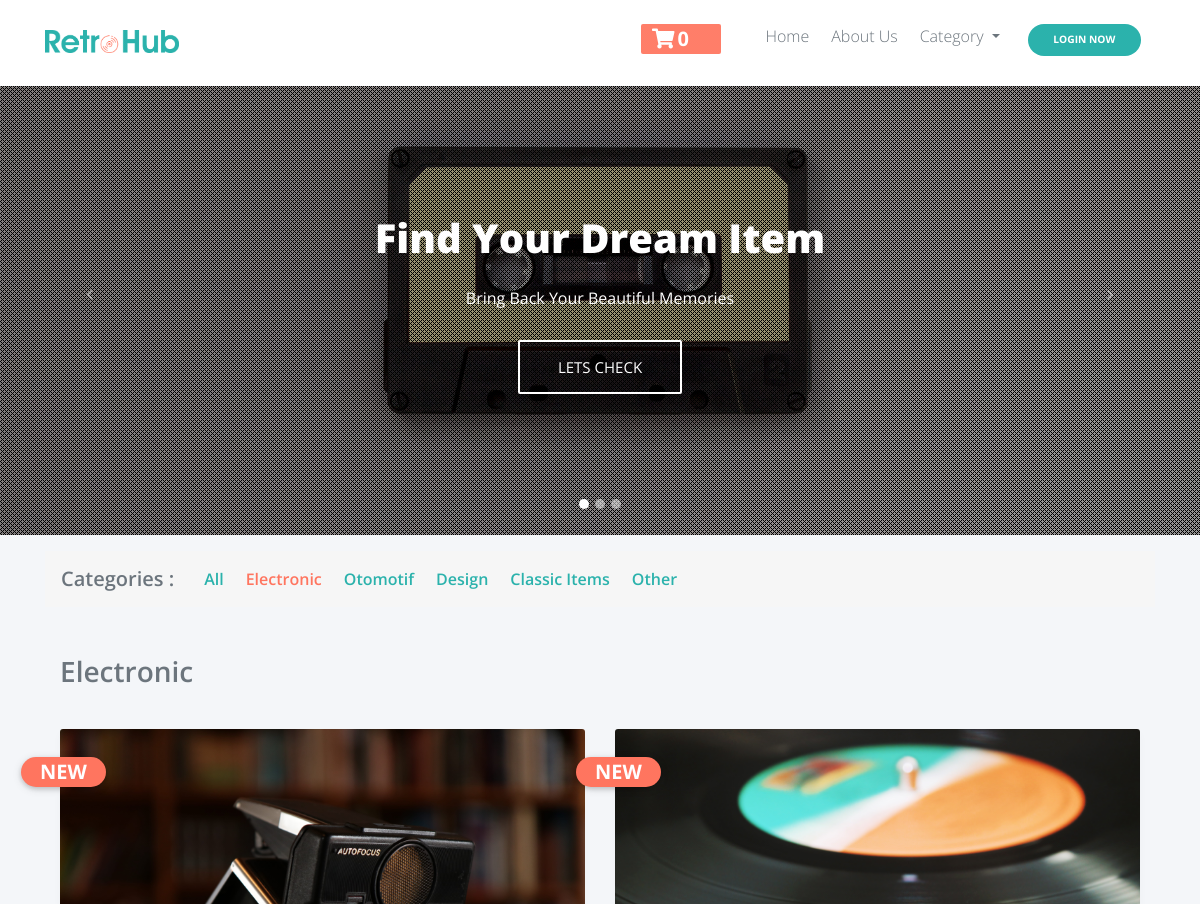
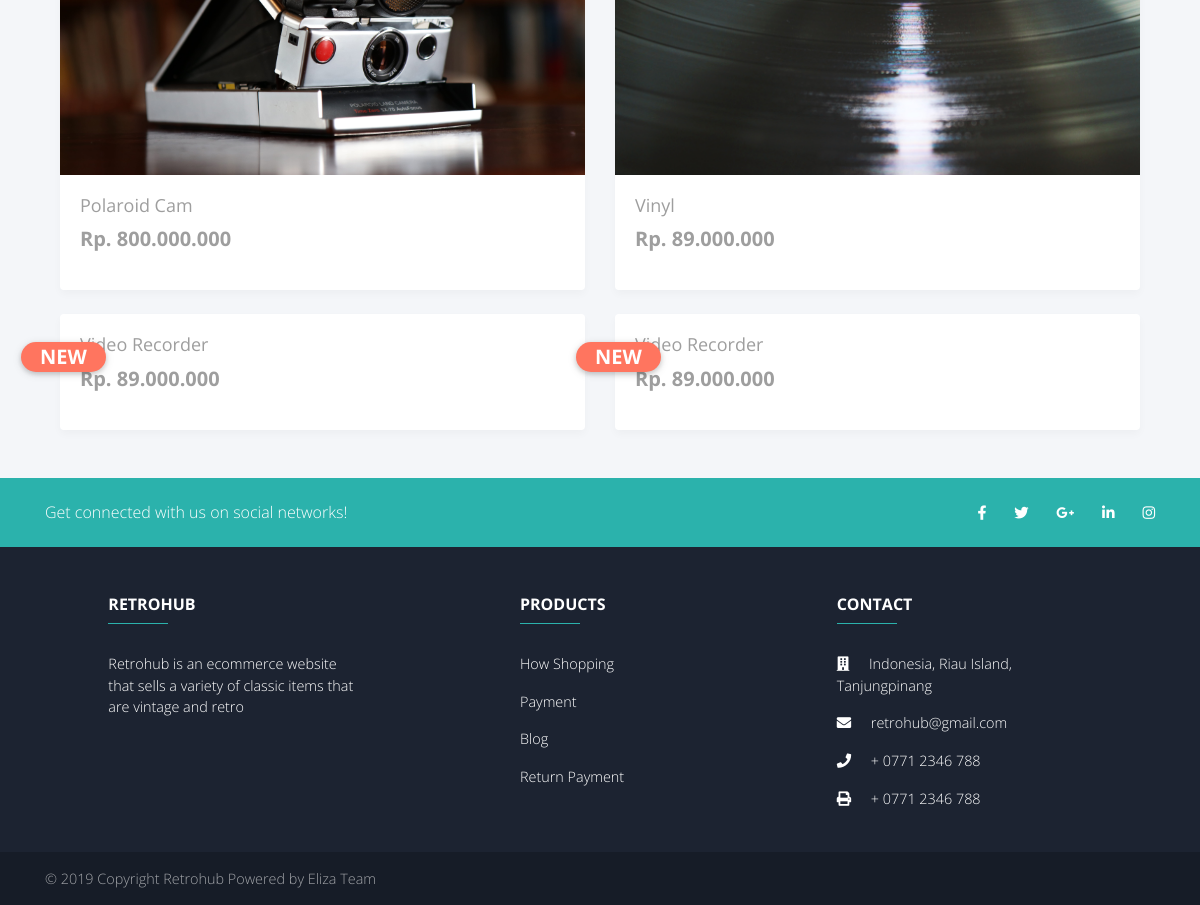
Screenshot of /index.php/category/electronic with the database file from the repository (2 pictures, top to bottom).
### tables this page shows
CREATE TABLE `tb_barang` (
  `id_barang` int(11) NOT NULL,
  `nama_barang` varchar(120) NOT NULL,
  `kategori` varchar(60) NOT NULL,
  `stok` int(11) NOT NULL,
  `harga` int(11) NOT NULL,
  `gambar` varchar(255) NOT NULL,
  `keterangan` varchar(225) NOT NULL
);

### application/controllers/Category.php (called while the page is built, shortened)
<?php
class Category extends CI_Controller {
    public function electronic()
    {
        $data['electronic'] = $this->M_category->electronicData()->result();
        $this->load->view('layout/partials/v_header');
		$this->load->view('layout/partials/v_header_carousel');
        $this->load->view('layout/v_electronic', $data);
        $this->load->view('layout/partials/v_footer');
    }
}

### index.php (called while the page is built, shortened)
<?php
require_once BASEPATH . 'core/CodeIgniter.php';

### application/models/M_category.php (called while the page is built, shortened)
<?php
class M_category extends CI_Model{
    public function electronicData()
    {
        return $this->db->get_where("tb_barang", array(
            'kategori' => 'electronic')
        );
    }
}
?>

### application/views/layout/v_electronic.php (the view, shortened to what this page needs)
  <main>
    <div class="container">
      <h3 class="mt-4 text-muted heading-category text-capitalize"><?php echo $this->uri->segment('2'); ?></h3>
      <section class="text-center mb-4" style="margin-top: 40px;">
        <div class="row wow fadeIn">
          <?php
                foreach($electronic as $b){
          ?>
          <div class="col-lg-6 col-md-6 mb-4" >
            <div class="card card-product-home">
              <div class="top-left"><span class="badge badge-pill badge-product">NEW</span></div>
              <a href="<?php echo site_url('home/detail/' . $b->id_barang); ?>">
                  <div class="view overlay">
                    <img src="<?php echo base_url('uploads/' .$b->gambar); ?>" class="card-img-top" alt="">
                  </div>
              </a>
              <div class="card-body text-left">
                <a href="<?php echo site_url('home/detail/' . $b->id_barang); ?>" class="grey-text">
                  <h5 class="link-product text-capitalize"><?php echo $b->nama_barang; ?></h5>
                </a>
                <p class="font-weight-bold blue-text grey-text price-product">Rp. <?php echo number_format($b->harga, 0,',','.'); ?></p>
              </div>
            </div>
          </div>
          <?php  } ?>
        </div>
      </section>
    </div>
  </div>
</main>

### assets/css/template.css (style rules this page uses)
* { font-family: 'Open Sans'; }
body { background-color: #F4F6F9 !important; }
.link-product { font-size: 18px; transition: .5s; }
.card { border: none; box-shadow: 0 4px 8px rgba(0, 0, 0, 0.03); }
.card-product-home { border: none; box-shadow: 0 4px 8px rgba(0, 0, 0, 0.03); }
.top-left { margin-top: 20px; margin-left: -55px; z-index: 999; overflow: none; }
.badge-product { background-color: #ff755fff; font-weight: 700; width: 120%; }
.price-product { font-size: 20px; }
.heading-category { font-weight: 600; }

### application/views/layout/partials/v_header.php (style rules this page uses)
html, body, header, .carousel { height: 60vh; }
.top-left { position: absolute; top: 8px; left: 16px; }
.badge { width: 100px; height: 30px; font-size: 20px; }
.badge-pill { color: #ffffff; background-color: #33b2a9; }

### rows the page displays
tb_barang: gambar (picture), nama_barang "Polaroid Cam", harga "800.000.000"
tb_barang: gambar (picture), nama_barang "Vinyl", harga "89.000.000"
tb_barang: nama_barang "Video Recorder", harga "89.000.000"
tb_barang: nama_barang "Video Recorder", harga "89.000.000"

### other values shown
$this->cart->total_items() "0"
$this->uri->segment('2') "Electronic"
